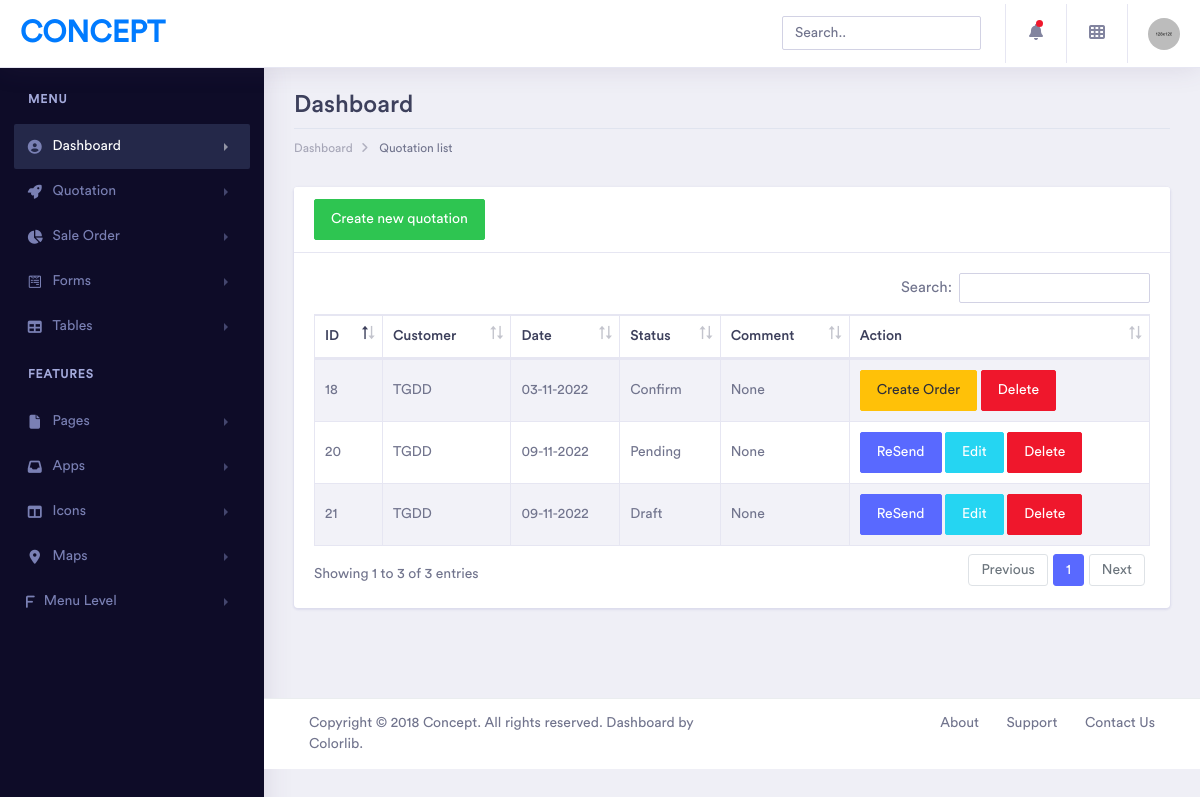
The page /quotation/list on the database its author committed.
### core/models.py (models this page shows, shortened)
class Quotation(models.Model):
    customer = models.ForeignKey(Customer, on_delete=models.CASCADE)
    status = models.CharField(max_length=50, choices=QUOTATION_STATUS, default='Draft')
    date = models.DateTimeField(default=timezone.now)
    comment = models.CharField(max_length=50, null=True, blank=True)

class Customer(models.Model):
    name = models.CharField(max_length=50)
    def __str__(self):
        return self.name

### core/views.py (the view)
# urls.py: path('quotation/list', quotation_list, name='quotation_list'),
def quotation_list(request):
    return render(request, "quotation/list.html", {'quotations': Quotation.objects.all()})

### core/templates/quotation/list.html (shortened to what this page needs)
{% extends 'base.html' %}
{% block breadcrumb %} Quotation list {% endblock %}
{% block breadcrumb-link %} {% url 'quotation_list' %} {% endblock %}
{% block content %}
<div class="row">
	<div class="col-xl-12 col-lg-12 col-md-12 col-sm-12 col-12">
		<div class="card">
			<div class="card-header">
				<a href="{% url 'quotation_add' %}"><button class="btn btn-success">Create new quotation</button></a>
			</div>
			<div class="card-body">
				<div class="table-responsive">
					<table id="example" class="table table-striped table-bordered second" style="width:100%">
						<thead>
							<tr>
								<th>ID</th>
								<th>Customer</th>
								<th>Date</th>
								<th>Status</th>
								<th>Comment</th>
								<th>Action</th>
							</tr>
						</thead>
						<tbody>
							{% for quotation in quotations %}
							<tr class="tr-shadow" id="{{quotation.id}}">
								<td>{{quotation.id}}</td>
								<td><a href="{% url 'quotation_detail' quotation.id %}">{{quotation.customer}}</a></td>
								<td>{{quotation.date|date:'d-m-Y'}}</td>
								{% if quotation.status == 'Refuse' %}
								<td style="color: red;">{{quotation.status}}</td>
								{% else %}
								<td>{{quotation.status}}</td>
								{% endif %}
								<td>{{quotation.comment}}</td>
								<td>
									<div class="table-data-feature">
										{% if quotation.status == 'Confirm' %}
										<a href="{% url 'sale_order_add' quotation.id %}"><button class="btn btn-warning">Create Order</button></a>
										{% else %}
										<a href="{% url 'quotation_update_status' quotation.id %}"><button class="btn btn-primary">ReSend</button></a>
										<a href="{% url 'quotation_detail' quotation.id %}"><button class="btn btn-info">Edit</button></a>
										{% endif %}
										<a href="{% url 'quotation_delete' quotation.id %}"><button class="btn btn-danger">Delete</button></a>
									</div>
								</td>
							</tr>
							{% endfor %}
						</tbody>
					</table>
				</div>
			</div>
		</div>
	</div>
</div>
{% endblock content %}

### rows shown on the page
Quotation: id "18", customer "TGDD", date "03-11-2022", status "Confirm", comment "None", shows "Create Order"
Quotation: id "20", customer "TGDD", date "09-11-2022", status "Pending", comment "None", shows "ReSend"
Quotation: id "21", customer "TGDD", date "09-11-2022", status "Draft", comment "None", shows "ReSend"
